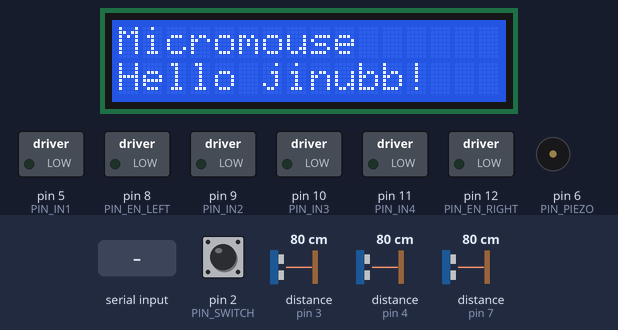
The sketch below on a simulated Arduino Uno, built with avr-gcc and run on an emulated ATmega328P. Shown: 16×2 character LCD, switched loads named in the sketch (green lamp = pin HIGH), buzzer (waves = sounding). Inputs (shaded band) come from the test bench; at power-on: distance to the obstacle (sensors on pin 3, pin 4, pin 7) 80 cm, pin 2 (PIN_SWITCH) HIGH. The echo pulse lasts 58.3 µs per cm; what the sketch prints to the serial monitor is not drawn.

Above: at 1.2 s.
1.3 s: "b" received over Serial
At 2.0 s:
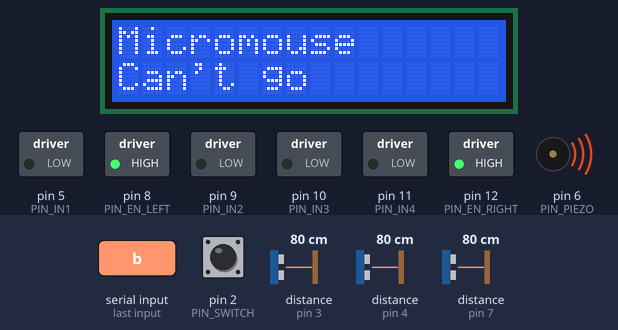
2.8 s: distance to the obstacle (sensor on pin 3) set to 97 cm
4.3 s: distance to the obstacle (sensor on pin 3) set to 104 cm
At 6.5 s:
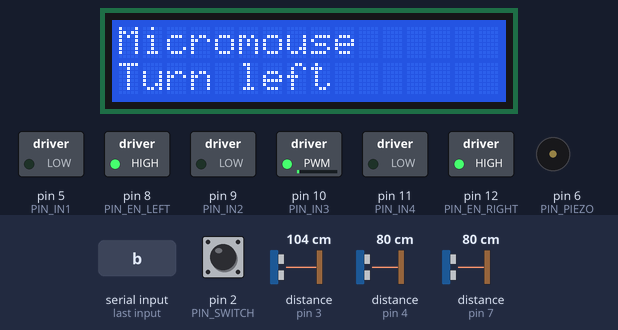
6.8 s: distance to the obstacle (sensor on pin 4) set to 97 cm
8.5 s: distance to the obstacle (sensor on pin 4) set to 106 cm
At 10.9 s:
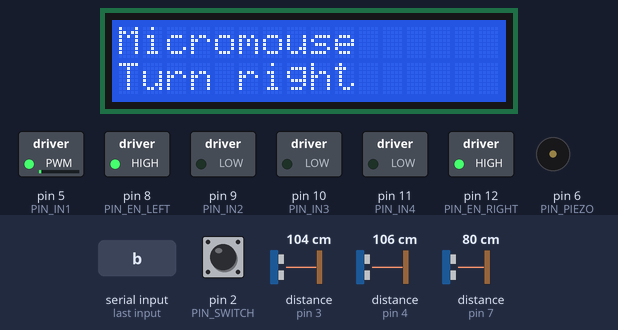
11.5 s: distance to the obstacle (sensor on pin 7) set to 97 cm
13.5 s: distance to the obstacle (sensor on pin 7) set to 103 cm
At 15.1 s:
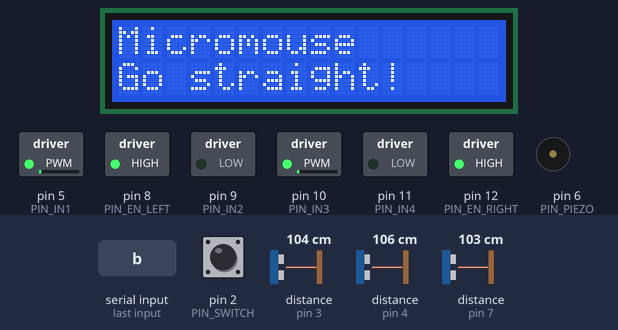
Timing chart, 0 to 16.6 s (numbered marks = the images above; inputs shaded):
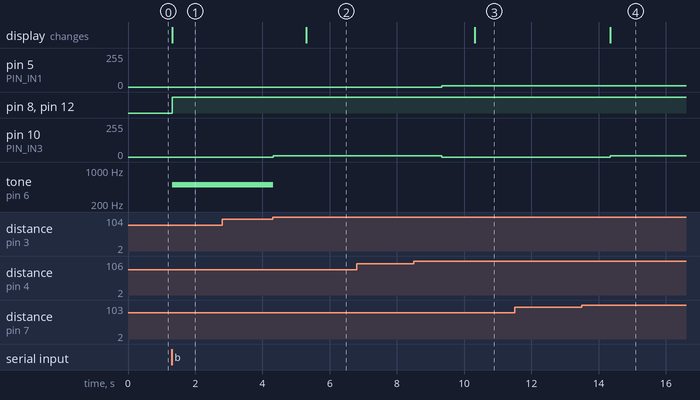

The sketch:

term_project_micromouse1.ino
```cpp
//14051012 도진우 Micromouse for Arduino
#include <LiquidCrystal.h>
//스위치
#define PIN_SWITCH 2
//초음파센서
#define PIN_SENSOR_LEFT 3
#define PIN_SENSOR_RIGHT 4
#define PIN_SENSOR_FRONT 7
//피에조
#define PIN_PIEZO 6
//모터드라이버
#define PIN_IN1 5
#define PIN_IN2 9
#define PIN_EN_LEFT 8
#define PIN_IN3 10
#define PIN_IN4 11
#define PIN_EN_RIGHT 12

LiquidCrystal lcd(A0,A1,A2,A3,A4,A5); //lcd 매핑
volatile bool state = false; //동작상태 변수, false:정지 true:직진
String str_lcd = "Hello jinubb!"; //lcd 메시지 변수
unsigned long c_time; //현재시간 저장
int start_flag = 0; //lcd 시작메시지 출력

void isr(){
  state = !state; //상태 변경
}

//초음파센서 거리계산 함수
long readTravelTime(int pin){
  pinMode(pin, OUTPUT);
  digitalWrite(pin, LOW);
  delayMicroseconds(2);
  digitalWrite(pin, HIGH);
  delayMicroseconds(10);
  digitalWrite(pin, LOW);
  pinMode(pin, INPUT);

  long distance = 0.01723 * pulseIn(pin, HIGH);
  return distance;
}

//정지
void stop(){
  digitalWrite(PIN_EN_LEFT, LOW);
  digitalWrite(PIN_EN_RIGHT, LOW);
  analogWrite(PIN_IN1, 0);
  analogWrite(PIN_IN3, 0);
}

//직진
void go(int left_speed, int right_speed){
  digitalWrite(PIN_EN_LEFT, HIGH);
  digitalWrite(PIN_EN_RIGHT, HIGH);
  analogWrite(PIN_IN1, left_speed);
  analogWrite(PIN_IN3, right_speed);
}

void setup()
{
  //Serial setup
  Serial.begin(9600);

  //Switch setup
  pinMode(PIN_SWITCH, INPUT_PULLUP);
  attachInterrupt(0,isr,FALLING);

  //Piezo setup
  pinMode(PIN_PIEZO, OUTPUT);

  //Left DC Motor setup
  pinMode(PIN_EN_LEFT, OUTPUT);
  digitalWrite(PIN_EN_LEFT, LOW);
  pinMode(PIN_IN1, OUTPUT);
  pinMode(PIN_IN2, OUTPUT);
  digitalWrite(PIN_IN2, LOW);

  //Right DC Motor setup
  pinMode(PIN_EN_RIGHT, OUTPUT);
  digitalWrite(PIN_EN_RIGHT, LOW);
  pinMode(PIN_IN3, OUTPUT);
  pinMode(PIN_IN4, OUTPUT);
  digitalWrite(PIN_IN4, LOW);

  //LCD setup
  lcd.begin(16,2); //16 col 2 line 생성
  lcd.print("Micromouse");
}

void loop()
{
  if(Serial.available() == true){
    char temp = Serial.read();
    Serial.println(String("Arrived new message : ")+temp);
    if(temp == 'b'){
      state = true;
    }
    else if(temp == 'r'){
      state = false;
    }
    else{
      Serial.println("Error : Wrong message");
    }
  }
  switch(state){
    //정지
    case false:{
      if(start_flag == 1){
        str_lcd = "Stop!          ";
      }
      stop();
      noTone(PIN_PIEZO);
      break;
    }

    //직진
    case true:{
      start_flag = 1;
      c_time = millis();
      long distance_front = readTravelTime(PIN_SENSOR_FRONT);
      long distance_left = readTravelTime(PIN_SENSOR_LEFT);
      long distance_right = readTravelTime(PIN_SENSOR_RIGHT);
      //전방 벽과의 거리가 1m 이내일 경우
      if(distance_front <= 100){
        //우측 벽과의 거리가 1m 이상일 경우
        if(distance_right > 100){
          noTone(PIN_PIEZO);
          //우회전
          str_lcd = "Turn right     ";
          go(10,0);
          while(millis() - c_time < 1000 && state == true);
        }
        //좌측 벽과의 거리가 1m 이상일 경우
        else if(distance_left > 100){
          noTone(PIN_PIEZO);
          //좌회전
          str_lcd = "Turn left      ";
          go(0,10);
          while(millis() - c_time < 1000 && state == true);
        }
        else{
          //정지
          str_lcd = "Can't go       ";
          //부저음 출력
          tone(PIN_PIEZO, 500);
          go(0,0);
        }

      }
      //좌측 벽과의 거리가 50cm 이내일 경우
      else if(distance_left <= 50){
        noTone(PIN_PIEZO);
        //1초동안 좌측 바퀴 속도 10%증가
        str_lcd = "Left speedup   ";
        go(11,10);
        while(c_time - millis() < 1000 && state == true);
      }
      //우측 벽과의 거리가 50cm 이내일 경우
      else if(distance_right <= 50){
        noTone(PIN_PIEZO);
        //1초동안 우측 바퀴 속도 10%증가
        str_lcd = "Right speedup  ";
        go(10,11);
        while(c_time - millis() < 1000 && state == true);
      }
      else{
        noTone(PIN_PIEZO);
        str_lcd = "Go straight!   ";
        go(10,10);
      }
      break;
    }
  }
  //LCD출력
  lcd.setCursor(0,1);
  lcd.print(str_lcd);
}
```

Measured:
- the behaviour switches between 100 and 101 cm on distance to the obstacle (sensor on pin 3) (found by bisection; images 1 and 2)
- the behaviour switches between 100 and 101 cm on distance to the obstacle (sensor on pin 4) (found by bisection; images 2 and 3)
- the behaviour switches between 100 and 101 cm on distance to the obstacle (sensor on pin 7) (found by bisection; images 3 and 4)
- after the input at 1.3 s, pin 8 (PIN_EN_LEFT), pin 12 (PIN_EN_RIGHT): LOW → HIGH at once; tone on pin 6 (PIN_PIEZO): silent → 500 Hz at once; the display: changes at once (image 1)
- after the input at 2.8 s, every drawn part: stays the same
- after the input at 4.3 s, pin 10 (PIN_IN3): 0/255 → 10/255 at once; tone on pin 6 (PIN_PIEZO): 500 Hz → silent at once; the display: changes after 1.0 s (image 2)
- after the input at 6.8 s, every drawn part: stays the same
- after the input at 8.5 s, pin 5 (PIN_IN1): 0/255 → 10/255 after 0.83 s; pin 10 (PIN_IN3): 10/255 → 0/255 after 0.83 s; the display: changes after 1.8 s (image 3)
- after the input at 11.5 s, every drawn part: stays the same
- after the input at 13.5 s, pin 10 (PIN_IN3): 0/255 → 10/255 after 0.84 s; the display: changes after 0.84 s (image 4)
